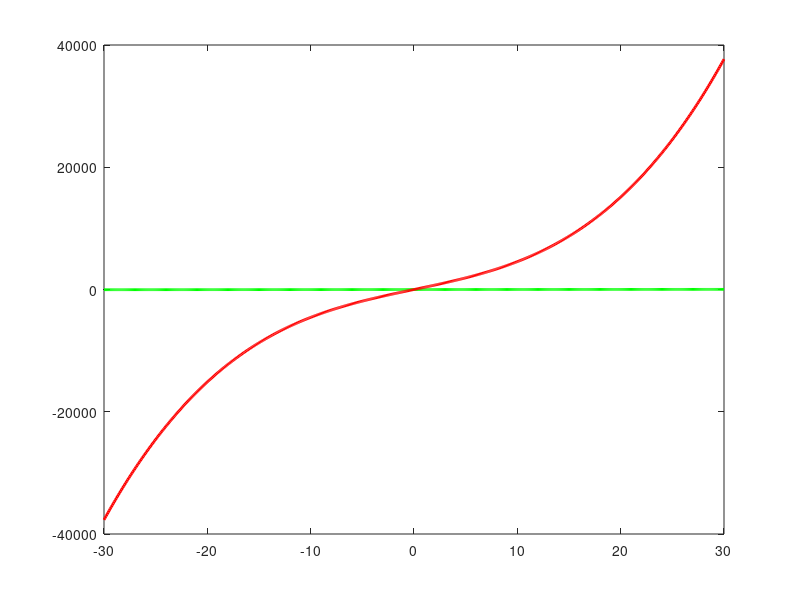

Source code (MATLAB):
x=-30:0.1:30;
y=x-5;
y2=x.*x.*x+356.*x
ylabel('y')
xlabel('x')

plot(x,y,'lineWidth',2,'Color',[0,1,0])
hold on
plot(x,y2,'lineWidth',2,'Color',[1,0,0])
